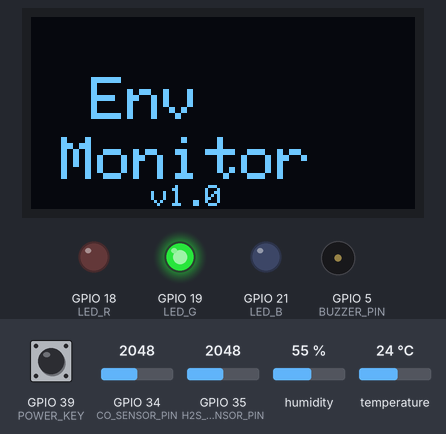
Bench run of a sketch on a simulated ESP32. Shown: 128×64 one-colour display, output pins drawn as LEDs (lit = HIGH), buzzer (waves = sounding, pin HIGH). The inputs (shaded band) are chosen by the test bench; at power-on: GPIO 35 (H2S_SENSOR_PIN) = 2048, GPIO 34 (CO_SENSOR_PIN) = 2048, GPIO 39 (POWER_KEY) LOW, humidity 55 %, temperature 24 °C. EEPROM starts erased; what the sketch prints to the serial monitor is not drawn.

Above: at 1.2 s.
1.3 s: GPIO 35 (H2S_SENSOR_PIN) set to 1997
At 4.6 s:
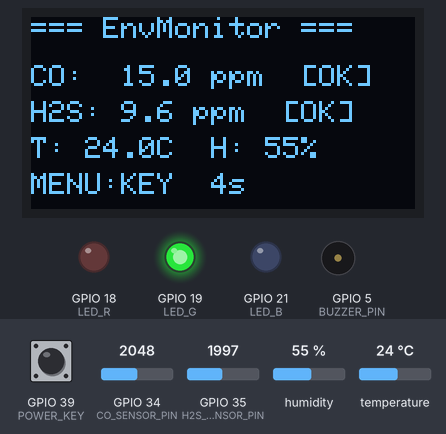
7.8 s: GPIO 34 (CO_SENSOR_PIN) set to 2619
At 10.9 s:
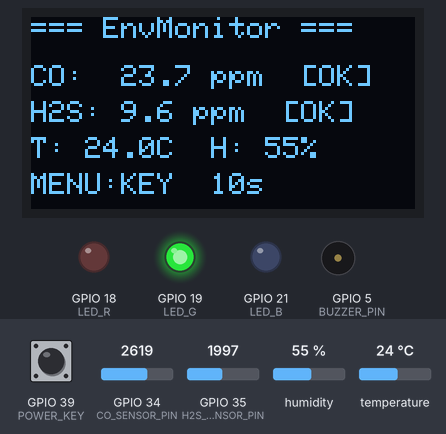
11.0 s: GPIO 34 (CO_SENSOR_PIN) set to 2736
At 14.2 s:
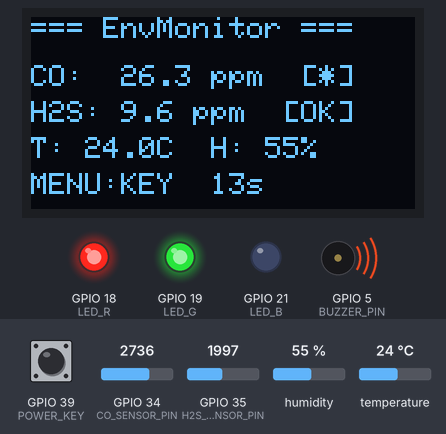
14.3 s: GPIO 39 (POWER_KEY) pulled HIGH for 3.2 s
At 18.6 s:
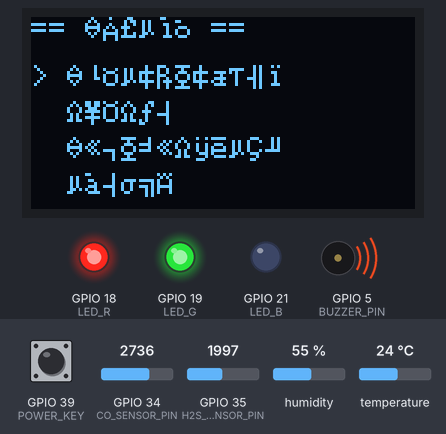
Timing chart, 0 to 21.9 s (numbered marks = the images above; inputs shaded):
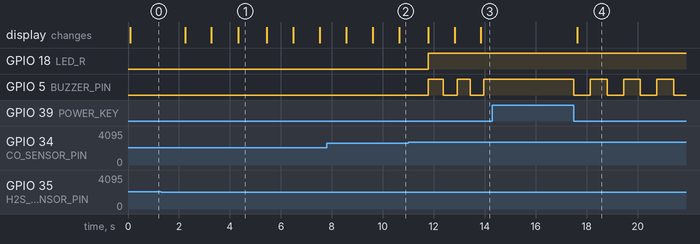

The sketch:

EnvMonitor.ino
```cpp
/*
 * EnvMonitor - 便携式环境监测仪
 * 版本: v1.0
 * 日期: 2026-04-29
 */

#include <Wire.h>
#include <Adafruit_GFX.h>
#include <Adafruit_SSD1306.h>
#include <DHT.h>
#include <Preferences.h>

// =============================================
// 显示配置
// =============================================
#define SCREEN_WIDTH 128
#define SCREEN_HEIGHT 64
Adafruit_SSD1306 display(SCREEN_WIDTH, SCREEN_HEIGHT, &Wire, -1);

// =============================================
// 传感器引脚
// =============================================
#define CO_SENSOR_PIN 34
#define H2S_SENSOR_PIN 35
#define DHT_PIN 4
#define BUZZER_PIN 5
#define LED_R 18
#define LED_G 19
#define LED_B 21
#define POWER_KEY 39

// =============================================
// 对象
// =============================================
DHT dht(DHT_PIN, DHT11);
Preferences preferences;

// =============================================
// 阈值
// =============================================
float CO_WARNING = 25.0;
float CO_DANGER = 50.0;
float H2S_WARNING = 10.0;
float H2S_DANGER = 20.0;

// =============================================
// 状态
// =============================================
enum Screen {
    SCREEN_SPLASH,
    SCREEN_MAIN,
    SCREEN_MENU,
    SCREEN_SETTINGS
};

Screen currentScreen = SCREEN_SPLASH;
int menuIndex = 0;
bool alarmMuted = false;
unsigned long lastUpdate = 0;
unsigned long splashStart = 0;

// 传感器数据
float co = 0;
float h2s = 0;
float temp = 0;
float hum = 0;

// =============================================
// 初始化
// =============================================
void setup() {
    Serial.begin(115200);

    pinMode(POWER_KEY, INPUT);
    pinMode(BUZZER_PIN, OUTPUT);
    pinMode(LED_R, OUTPUT);
    pinMode(LED_G, OUTPUT);
    pinMode(LED_B, OUTPUT);

    digitalWrite(BUZZER_PIN, LOW);
    setLED(0, 255, 0);

    Wire.begin();
    if (!display.begin(SSD1306_SWITCHCAPVCC, 0x3C)) {
        Serial.println("OLED初始化失败");
        while (1);
    }

    display.clearDisplay();
    display.display();

    dht.begin();

    // 读取保存的设置
    preferences.begin("envmon", false);
    CO_WARNING = preferences.getFloat("co_warn", 25.0);
    CO_DANGER = preferences.getFloat("co_danger", 50.0);
    H2S_WARNING = preferences.getFloat("h2s_warn", 10.0);
    H2S_DANGER = preferences.getFloat("h2s_danger", 20.0);
    preferences.end();

    splashStart = millis();
    currentScreen = SCREEN_SPLASH;

    Serial.println("EnvMonitor 初始化完成");
}

// =============================================
// 主循环
// =============================================
void loop() {
    switch (currentScreen) {
        case SCREEN_SPLASH:
            showSplash();
            break;
        case SCREEN_MAIN:
            updateMain();
            break;
        case SCREEN_MENU:
            handleMenu();
            break;
        case SCREEN_SETTINGS:
            handleSettings();
            break;
    }

    checkAlarm();
    delay(100);
}

// =============================================
// 开机画面
// =============================================
void showSplash() {
    display.clearDisplay();
    display.setTextSize(2);
    display.setTextColor(SSD1306_WHITE);
    display.setCursor(20, 20);
    display.println("Env");
    display.setCursor(10, 40);
    display.println("Monitor");
    display.setTextSize(1);
    display.setCursor(40, 56);
    display.println("v1.0");
    display.display();

    if (millis() - splashStart > 2000) {
        currentScreen = SCREEN_MAIN;
    }
}

// =============================================
// 主界面
// =============================================
void updateMain() {
    if (millis() - lastUpdate > 1000) {
        readSensors();

        display.clearDisplay();
        display.setTextSize(1);
        display.setTextColor(SSD1306_WHITE);

        // 标题
        display.setCursor(0, 0);
        display.println("=== EnvMonitor ===");

        // CO
        display.setCursor(0, 16);
        display.print("CO:  ");
        display.print(co, 1);
        display.print(" ppm  ");
        if (co >= CO_DANGER) display.print("[!]");
        else if (co >= CO_WARNING) display.print("[*]");
        else display.print("[OK]");

        // H2S
        display.setCursor(0, 28);
        display.print("H2S: ");
        display.print(h2s, 1);
        display.print(" ppm  ");
        if (h2s >= H2S_DANGER) display.print("[!]");
        else if (h2s >= H2S_WARNING) display.print("[*]");
        else display.print("[OK]");

        // 温湿度
        display.setCursor(0, 40);
        display.print("T: ");
        display.print(temp, 1);
        display.print("C  H: ");
        display.print(hum, 0);
        display.print("%");

        // 状态栏
        display.setCursor(0, 52);
        if (alarmMuted) display.print("[MUTED] ");
        display.print("MENU:KEY  ");
        display.print(millis() / 1000);
        display.print("s");

        display.display();
        lastUpdate = millis();
    }

    // 按键检测
    if (digitalRead(POWER_KEY) == HIGH) {
        delay(50);
        if (digitalRead(POWER_KEY) == HIGH) {
            currentScreen = SCREEN_MENU;
        }
        while (digitalRead(POWER_KEY) == HIGH);
    }
}

// =============================================
// 读取传感器
// =============================================
void readSensors() {
    // CO
    int rawCO = analogRead(CO_SENSOR_PIN);
    float voltage = rawCO * (5.0 / 4095.0);
    float rs = (5.0 - voltage) * 10.0 / voltage;
    float ratio = rs / 10.0;
    co = (ratio > 0.1 && ratio < 10.0) ? 15.0 * pow(ratio, -0.8) : 0;

    // H2S
    int rawH2S = analogRead(H2S_SENSOR_PIN);
    voltage = rawH2S * (5.0 / 4095.0);
    rs = (5.0 - voltage) * 10.0 / voltage;
    ratio = rs / 10.0;
    h2s = (ratio > 0.1 && ratio < 10.0) ? 10.0 * pow(ratio, -0.8) : 0;

    // DHT
    hum = dht.readHumidity();
    temp = dht.readTemperature();
    if (isnan(hum) || isnan(temp)) {
        hum = 0;
        temp = 0;
    }
}

// =============================================
// 检查报警
// =============================================
void checkAlarm() {
    if (alarmMuted) {
        setLED(0, 255, 0);
        digitalWrite(BUZZER_PIN, LOW);
        return;
    }

    if (co >= CO_DANGER || h2s >= H2S_DANGER) {
        setLED(255, 0, 0);
        digitalWrite(BUZZER_PIN, HIGH);
    }
    else if (co >= CO_WARNING || h2s >= H2S_WARNING) {
        setLED(255, 255, 0);
        static unsigned long lastBeep = 0;
        if (millis() - lastBeep > 500) {
            digitalWrite(BUZZER_PIN, !digitalRead(BUZZER_PIN));
            lastBeep = millis();
        }
    }
    else {
        setLED(0, 255, 0);
        digitalWrite(BUZZER_PIN, LOW);
    }
}

// =============================================
// 设置LED
// =============================================
void setLED(int r, int g, int b) {
    digitalWrite(LED_R, r > 0 ? HIGH : LOW);
    digitalWrite(LED_G, g > 0 ? HIGH : LOW);
    digitalWrite(LED_B, b > 0 ? HIGH : LOW);
}

// =============================================
// 菜单
// =============================================
void handleMenu() {
    const char* menuItems[] = {"返回监测", "静音", "设置阈值", "关于"};
    int menuCount = 4;

    display.clearDisplay();
    display.setTextSize(1);
    display.setTextColor(SSD1306_WHITE);

    display.setCursor(0, 0);
    display.println("== 菜单 ==");

    for (int i = 0; i < menuCount; i++) {
        display.setCursor(0, 16 + i * 12);
        if (i == menuIndex) display.print("> ");
        else display.print("  ");
        display.println(menuItems[i]);
    }

    display.display();

    // 简单按键处理
    delay(200);
    if (Serial.available()) {
        char cmd = Serial.read();
        if (cmd == 'w' && menuIndex > 0) menuIndex--;
        if (cmd == 's' && menuIndex < menuCount - 1) menuIndex++;
        if (cmd == '\n') {
            if (menuIndex == 0) currentScreen = SCREEN_MAIN;
            else if (menuIndex == 1) alarmMuted = !alarmMuted;
            else if (menuIndex == 2) currentScreen = SCREEN_SETTINGS;
            else if (menuIndex == 3) showAbout();
        }
    }
}

// =============================================
// 设置界面
// =============================================
void handleSettings() {
    display.clearDisplay();
    display.setTextSize(1);
    display.setTextColor(SSD1306_WHITE);

    display.setCursor(0, 0);
    display.println("== 阈值设置 ==");

    display.setCursor(0, 16);
    display.print("CO W:"); display.print(CO_WARNING, 0);
    display.print(" D:"); display.println(CO_DANGER, 0);

    display.setCursor(0, 28);
    display.print("H2S W:"); display.print(H2S_WARNING, 0);
    display.print(" D:"); display.println(H2S_DANGER, 0);

    display.setCursor(0, 50);
    display.println("保存:S  返回:X");

    display.display();

    delay(200);
    if (Serial.available()) {
        char cmd = Serial.read();
        if (cmd == 'x' || cmd == 'X') {
            currentScreen = SCREEN_MAIN;
        }
        if (cmd == 's' || cmd == 'S') {
            saveSettings();
        }
    }
}

// =============================================
// 保存设置
// =============================================
void saveSettings() {
    preferences.begin("envmon", false);
    preferences.putFloat("co_warn", CO_WARNING);
    preferences.putFloat("co_danger", CO_DANGER);
    preferences.putFloat("h2s_warn", H2S_WARNING);
    preferences.putFloat("h2s_danger", H2S_DANGER);
    preferences.end();

    display.clearDisplay();
    display.setTextSize(2);
    display.setCursor(20, 25);
    display.println("Saved!");
    display.display();
    delay(1000);
    currentScreen = SCREEN_MAIN;
}

// =============================================
// 关于
// =============================================
void showAbout() {
    display.clearDisplay();
    display.setTextSize(1);
    display.setCursor(0, 10);
    display.println("EnvMonitor v1.0");
    display.println("");
    display.println("Portable Environment");
    display.println("Monitoring Device");
    display.println("");
    display.println("Sensors:");
    display.println("- MQ-7 (CO)");
    display.println("- MQ-136 (H2S)");
    display.println("- DHT11 (T/H)");
    display.display();

    delay(3000);
    currentScreen = SCREEN_MAIN;
}
```

Measured:
- the behaviour switches between 2048 and 2047 on GPIO 35 (H2S_SENSOR_PIN) (found by bisection; images 0 and 1)
- the behaviour switches between 2679 and 2680 on GPIO 34 (CO_SENSOR_PIN) (found by bisection; images 2 and 3)
- after the input at 1.3 s, GPIO 18 (LED_R): stays LOW (without the input it goes to HIGH after 0.94 s); GPIO 5 (BUZZER_PIN): stops changing and stays LOW; the display: first changes after 0.94 s (image 1 shows a later state)
- after the input at 11.0 s, GPIO 18 (LED_R): LOW → HIGH after 0.77 s; GPIO 5 (BUZZER_PIN): alternates HIGH for 0.55 s and LOW for 0.54 s, starting after 0.78 s; the display: first changes after 0.77 s (image 3 shows a later state)
- after the input at 14.3 s, the display: changes after 3.3 s (image 4)
- what the display in image 1 shows lasts 1.1 s, from 4.3 s to 5.4 s
